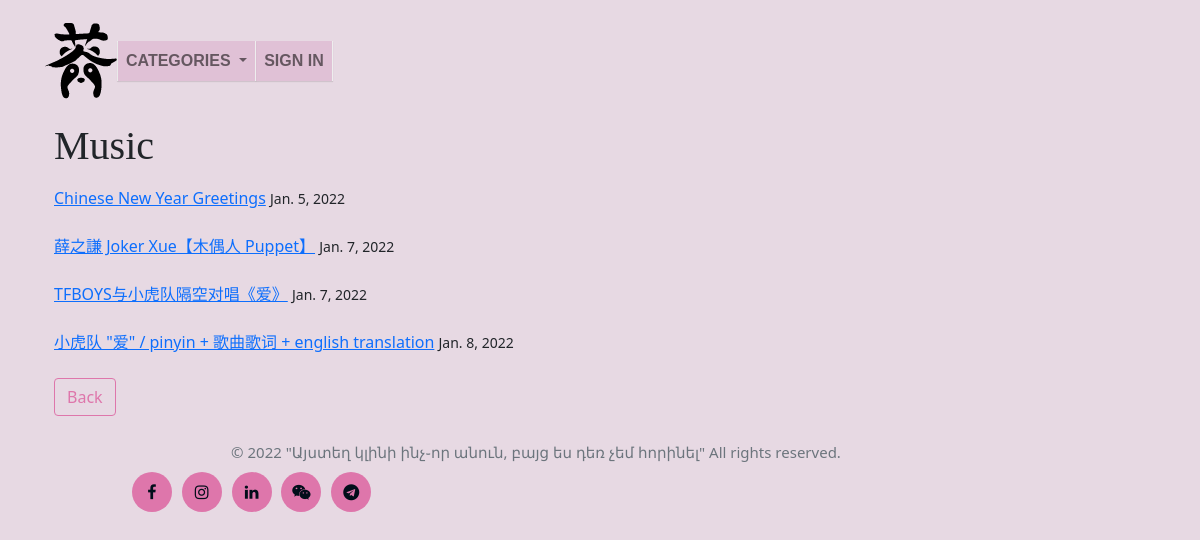
/category/Music/, run on the app's committed database.
### blog/models.py (models this page shows, shortened)
class Post(models.Model):
    title = models.CharField(max_length= 255)
    author = models.ForeignKey(User, on_delete= models.CASCADE)
    header_image = models.ImageField(null = True, blank = True,  upload_to ="images/" )
    body =  RichTextField(blank = True, null = True, max_length= 7000)
    post_date = models.DateField(auto_now_add= True)
    category = models.CharField(max_length= 255, default = 'China')
    snipped = RichTextField(max_length= 400)

### blog/views.py (the view)
# urls.py: path('category/<str:cats>/', CategoryView, name= 'category'),
def CategoryView(request, cats):
    category_posts = Post.objects.filter(category = cats.replace('-', ' '))
    return render(request, 'categories.html', {'cats': cats.title(), 'category_posts': category_posts})

### blog/templates/categories.html (shortened to what this page needs)
{%  extends 'base.html' %}
{%  block content %}
{% if category_posts %}
<ul> <h1> {{ cats }}  </h1>   </ul>
    <ul>
    {% for post in category_posts %}
       <a href="{% url 'article_detail' post.pk %}">
           {{ post.title }}</a>  <small> {{ post.post_date}} </small> <br/> <br/>
    {% endfor %}
    <a href="{% url 'home' %}" class="btn btn-secondary"> Back</a>
    </ul>
    {%  else  %}
       <h2> Sorry, there are no articles in this category yet </h2>
       <a href="{% url 'home' %}" class="btn btn-secondary"> Back</a>
    {%  endif %}
{%  endblock %}

### blog/static/blog/main.css (style rules this page uses)
body { background: #e7d9e3; margin: 10px; width: 85%; }
h1, h2, h3, h4 { font-family: 'Lobster', cursive; }
.btn-secondary, .btn-secondary:visited { color: #de76ab; background: none; border-color: #de76ab; }

### data on the page
Post: title "Chinese New Year Greetings", post_date "Jan. 5, 2022"
Post: title "薛之謙 Joker Xue【木偶人 Puppet】", post_date "Jan. 7, 2022"
Post: title "TFBOYS与小虎队隔空对唱《爱》", post_date "Jan. 7, 2022"
Post: title "小虎队 \"爱\" / pinyin + 歌曲歌词 + english translation", post_date "Jan. 8, 2022"

### other printed values
{{ cats }} "Music"
